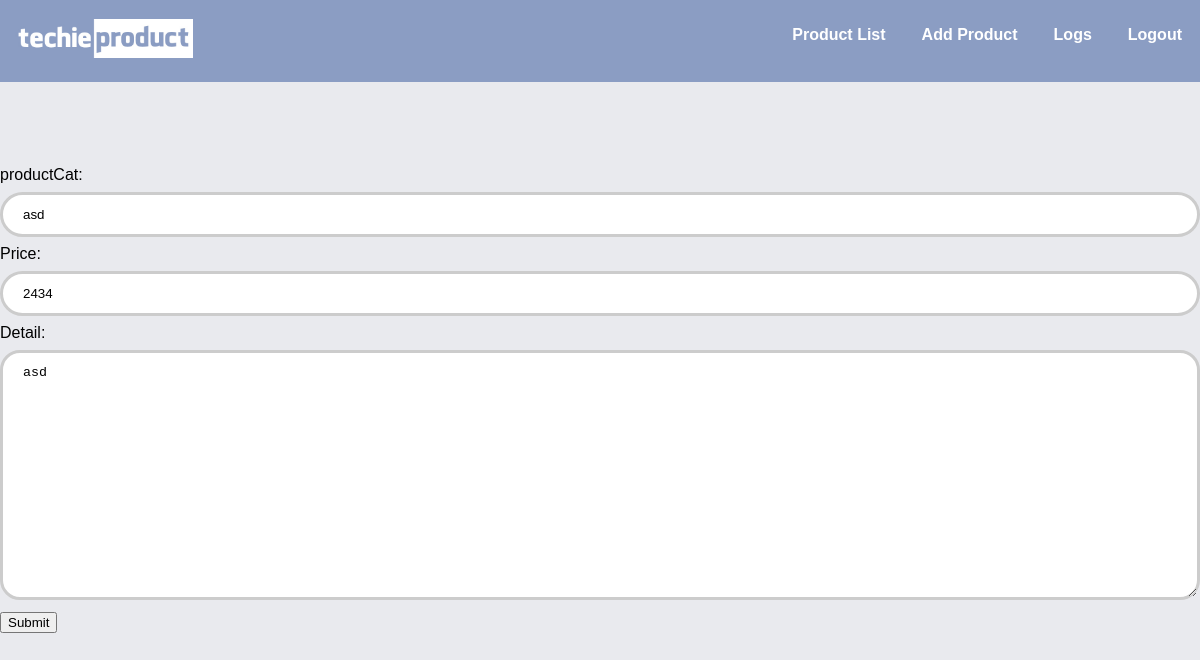
Page /trashbin/supplier/updateproduct.php?ID=71 (signed in) on the committed database.
### tables this page shows
CREATE TABLE `product` (
  `ID` int(11) NOT NULL,
  `productname` varchar(255) NOT NULL,
  `productno` int(25) NOT NULL,
  `productCat` varchar(255) NOT NULL,
  `Description` varchar(255) NOT NULL,
  `productprice` int(255) NOT NULL
);

### trashbin/includes/DbConfig.php (called while the page is built, shortened)
<?php
class DbConfig
{
	private $_host = 'localhost';
	private $_username = 'root';
	private $_password = '';
	private $_database = 'basurahan';
	protected $connection;
	public function __construct()
	{
		if (!isset($this->connection)) {
			$this->connection = new mysqli($this->_host, $this->_username, $this->_password, $this->_database);
		}
		return $this->connection;
	}
}
?>

### trashbin/includes/Crud.php (called while the page is built, shortened)
<?php
include_once 'DbConfig.php';
class Crud extends DbConfig
{
	public function getData($query)
	{
		$result = $this->connection->query($query);
		$rows = array();
		while ($row = $result->fetch_assoc()) {
			$rows[] = $row;
		}
		return $rows;
	}
}
?>

### trashbin/supplier/updateproduct.php (the view, shortened to what this page needs)
<?php require_once('templates/header.php'); ?>
<?php
$query = "SELECT * FROM product WHERE ID = '".$_GET['ID']."'";
$result = $crud->getData($query);
?>
<div class="container">
	<div class="row">
		<form action="updateproduct.php?ID=<?php echo $_GET['ID'];?>" method="POST" enctype="multipart/form-data">
		 <div style="width:100%; height:50px;"></div>
		  <div class="form-group">
			<label for="productCat">productCat:</label>
			<input type="text" class="form-control" name="productCat" id="productCat" value="<?php echo $result[0]['productCat']; ?>">
		  </div>
		  <div class="form-group">
			<label for="productprice">Price:</label>
			<input type="text" class="form-control" id="productprice" name="productprice" value="<?php echo $result[0]['productprice']; ?>">
		  </div>
		  <div class="form-group">
			<label for="pwd">Detail:</label>
			<textarea class="form-control" style="height:250px;" name="Description"><?php echo $result[0]['Description']; ?></textarea>
		  </div>
		  <button type="submit" name="Update" class="btn btn-default">Submit</button>
		</form>
	</div>
</div>
<?php require_once('templates/footer.php'); ?>

### trashbin/supplier/templates/header.css (style rules this page uses)
body { margin: 0; padding: 0; background: #e9eaee; font-family: 'Scada', sans-serif; }

### trashbin/supplier/templates/form.css (style rules this page uses)
body { margin: 0; padding: 0; background: #e9eaee; font-family: 'Scada', sans-serif; }
input[type=text] { width: 100%; padding: 12px 20px; margin: 8px 0; box-sizing: border-box; border: 3px solid #ccc; -webkit-transition: 0.5s; transition: 0.5s; outline: none; border-radius: 100px; }
textarea { width: 100%; padding: 12px 20px; margin: 8px 0; box-sizing: border-box; border: 3px solid #ccc; -webkit-transition: 0.5s; transition: 0.5s; outline: none; border-radius: 20px; }

### rows in the picture
product: productCat "asd", productprice "2434", Description "asd"
